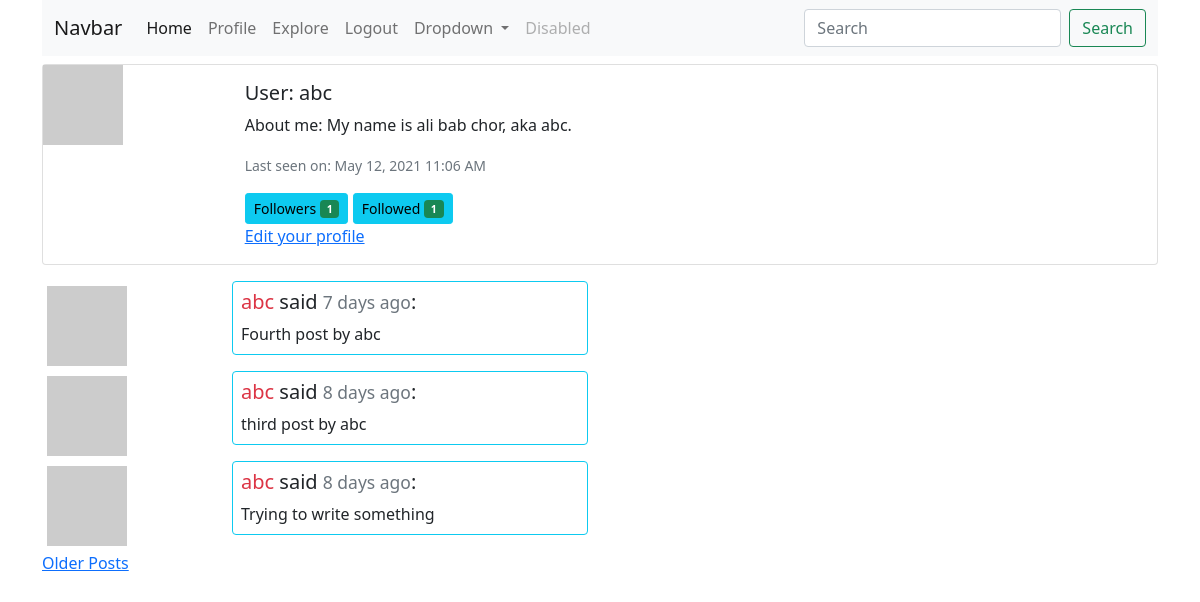
The app's page /user/abc (signed in), older data.
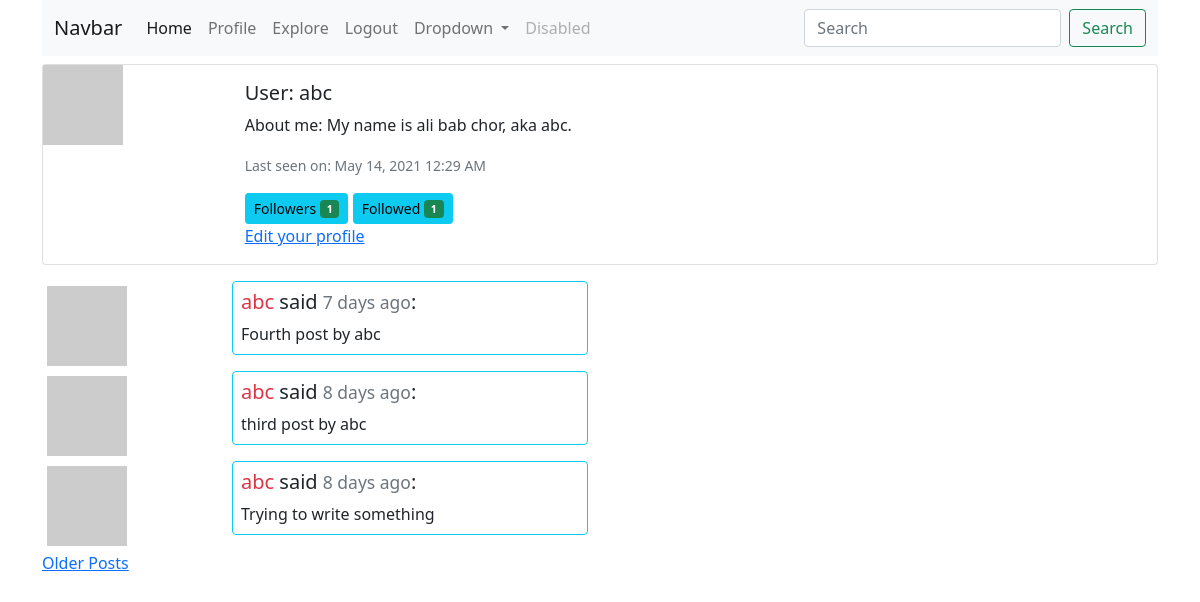
The same page, newer data.
### app/models.py (models this page shows, shortened)
class User(UserMixin, db.Model):
    id = db.Column(db.Integer, primary_key=True)
    username = db.Column(db.String(64), index=True, unique=True)
    email = db.Column(db.String(120), index=True, unique=True)
    password_hash = db.Column(db.String(128))
    posts = db.relationship('Post', backref='author', lazy='dynamic')
    about_me = db.Column(db.String(140))
    last_seen = db.Column(db.DateTime, default=datetime.utcnow)
    followed = db.relationship(
        'User', secondary=followers,
        primaryjoin = (followers.c.follower_id == id),
        secondaryjoin = (followers.c.followed_id == id),
        backref = db.backref('followers', lazy='dynamic'), lazy='dynamic')
    def avatar(self, size):
        digest = md5(self.email.lower().encode('utf-8')).hexdigest()
        return f'https://gravatar.com/avatar/{digest}?d=identicon&s={size}'

### app/routes.py (the view)
@app.route('/user/<username>')
@login_required
def user(username):
    form = EmptyForm()
    user = User.query.filter_by(username=username).first_or_404()
    page = request.args.get('page', default=1, type=int)
    posts = user.posts.order_by(Post.timestamp.desc()).paginate(
        page, app.config['POSTS_PER_PAGE'], False)
    next_url = url_for('user', username=username, page=posts.next_num) if posts.has_next else None
    prev_url = url_for('user', username=username, page=posts.prev_num) if posts.has_prev else None
    return render_template('user.html', title=username, user=user, posts=posts.items, form=form,
                            next_url=next_url, prev_url=prev_url)

### app/forms.py
class EmptyForm(FlaskForm):
    submit = SubmitField('Follow/unfollow')

### app/models.py (called while the page is built)
@login.user_loader
def load_user(id):
    return User.query.get(int(id))

### app/routes.py (called while the page is built)
@app.before_request
def before_request():
    if current_user.is_authenticated:
        current_user.last_seen = datetime.utcnow()
        db.session.commit()

### app/templates/user.html (shortened to what this page needs)
{% extends 'base.html' %}
{% block content %}
<div class="card mb-3">
    <div class="row g-0">
        <div class="col-md-2">
            <img src="{{ user.avatar(64) }}" alt="avatar of {{ user.username }}">
        </div>
        <div class="col-md-4">
            <div class="card-body">
                <h5 class="card-title">User: {{ user.username }}</h5>
                {% if user.about_me %}<p class="card-text">About me: {{ user.about_me }}</p>{% endif %}
                {% if user.last_seen %}<p class="card-text"><small class="text-muted">Last seen on: {{ moment(user.last_seen).format('LLL') }}</small></p>{% endif %}
                <button type="button" class="btn btn-info btn-sm">
                    Followers <span class="badge bg-success">{{ user.followers.count() }}</span>
                </button>
                <button type="button" class="btn btn-info btn-sm">
                    Followed <span class="badge bg-success">{{ user.followed.count() }}</span>
                </button>
                <br>
                {% if user == current_user %}
                <a href="{{ url_for('edit_profile') }}" class="card-link">Edit your profile</a>
                {% endif %}
            </div>
        </div>
    </div>
</div>
{% for post in posts %}
{% include '_post.html' %}
{% endfor %}
{% if next_url %}
<a href="{{ next_url }}">Older Posts</a>
{% endif %}
{% endblock content %}

Row changes from the older to the newer data that the page shows:
changed User "abc": last_seen "May 12, 2021 11:06 AM" → "May 14, 2021 12:29 AM"
